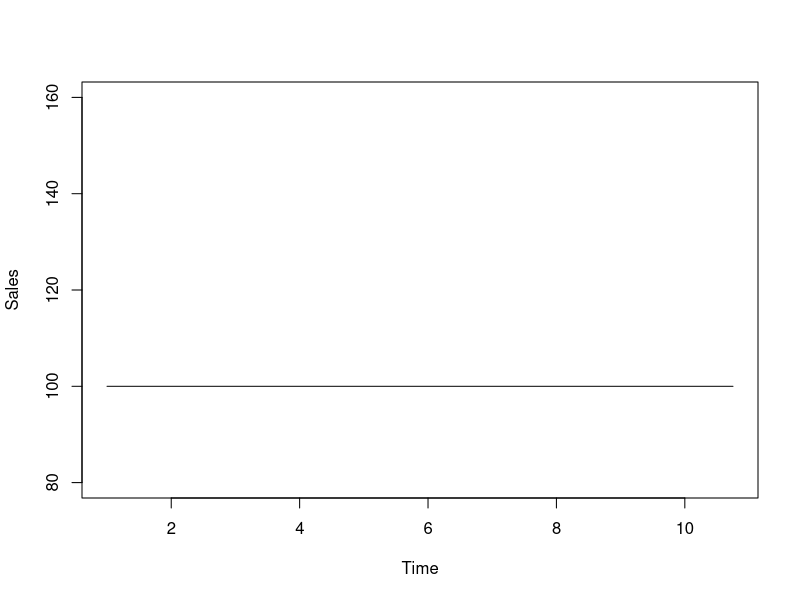
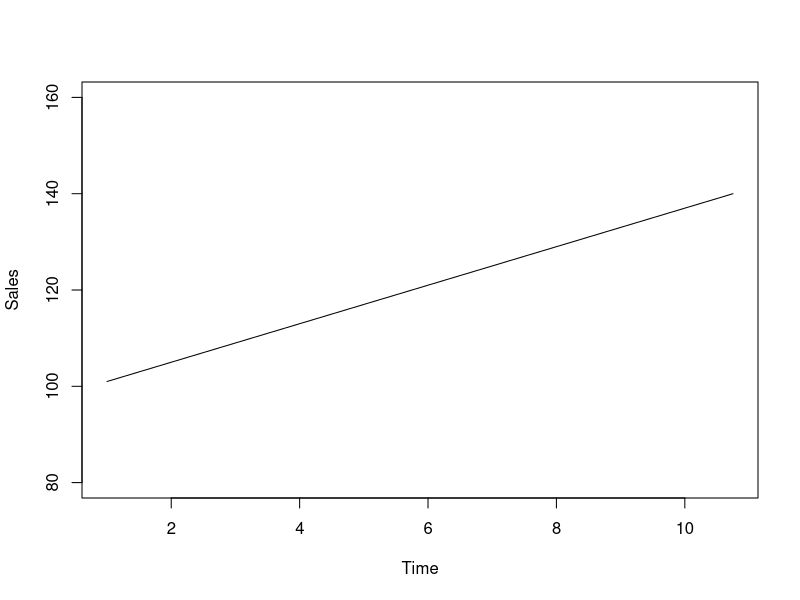
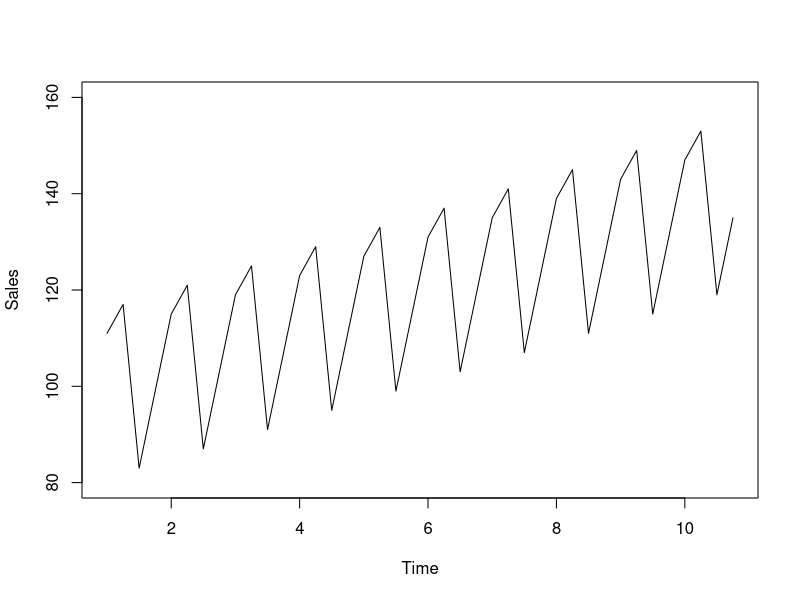
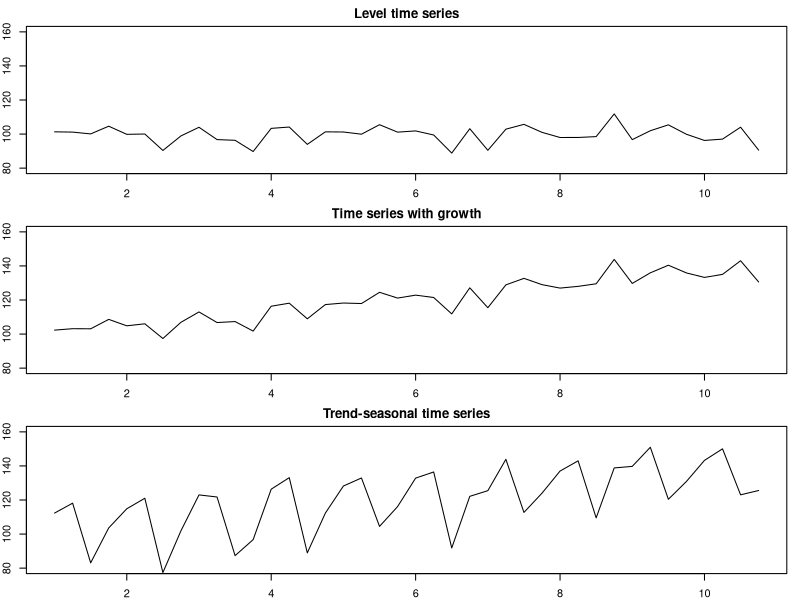
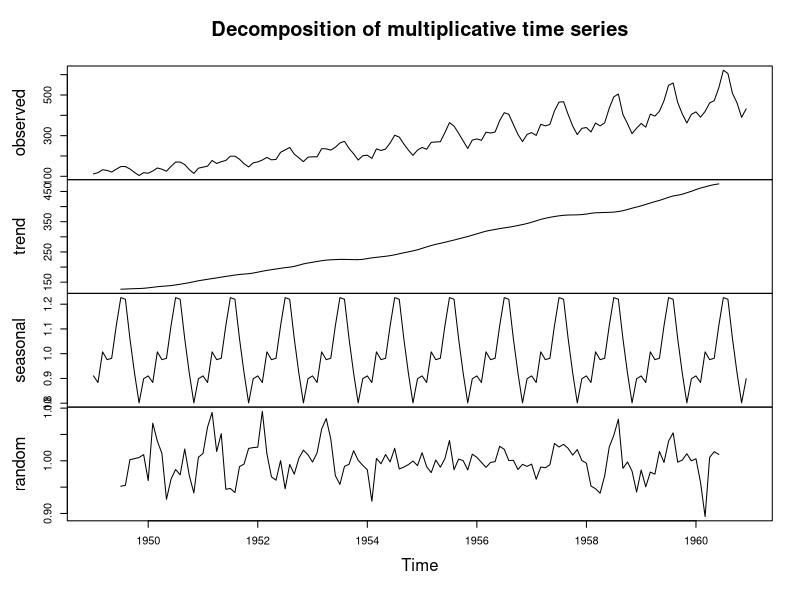
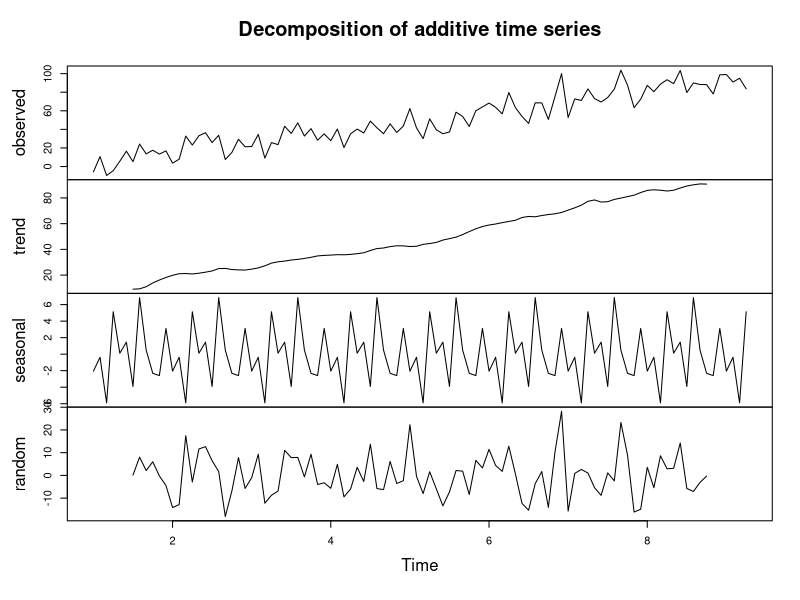

The R script that drew these images, in order: (Note: this script raises an error after producing the figures.)
## ---- chunk 1
level <- rep(100,40)
plot(ts(level, frequency=4),
     type="l", xlab="Time", ylab="Sales", ylim=c(80,160))
## ---- chunk 2
growth <- c(1:40)
plot(ts(level+growth, frequency=4),
     type="l", xlab="Time", ylab="Sales", ylim=c(80,160))
## ---- chunk 3
seasonal <- rep(c(10,15,-20,-5),10)
plot(ts(level+growth+seasonal, frequency=4),
     type="l", xlab="Time", ylab="Sales", ylim=c(80,160))
## ---- chunk 4
par(mfcol=c(3,1),mar=c(2,2,2,1))
error <- rnorm(40,0,5)
plot(ts(level+error, frequency=4),
     type="l", xlab="Time", ylab="Sales", ylim=c(80,160), main="Level time series")
plot(ts(level+growth+error, frequency=4),
     type="l", xlab="Time", ylab="Sales", ylim=c(80,160), main="Time series with growth")
plot(ts(level+growth+seasonal+error, frequency=4),
     type="l", xlab="Time", ylab="Sales", ylim=c(80,160), main="Trend-seasonal time series")
## ---- chunk 5
ourDecomposition <- decompose(AirPassengers,
                              type="multiplicative")
plot(ourDecomposition)
## ---- chunk 6
y <- ts(c(1:100)+rnorm(100,0,10),frequency=12)
ourDecomposition <- decompose(y, type="additive")
plot(ourDecomposition)
## ---- chunk 7
y <- sim.sma(1, 120)
testModel <- sma(y$data, 1,
                 h=10, holdout=TRUE)
plot(testModel, 7, main="")
## ---- chunk 8
y <- rnorm(120, 100, 10)
testModel <- es(y, "ANN", persistence=0,
                 h=10, holdout=TRUE)
plot(testModel, 7, main="")
## ---- chunk 9
y <- sim.sma(10,120)
par(mfcol=c(2,2), mar=c(2,2,2,1))
# SMA(1)
testModel <- sma(y, order=1,
                 h=10, holdout=TRUE)
plot(testModel, 7, main=testModel$model)
# SMA(10)
testModel <- sma(y, order=10,
                 h=10, holdout=TRUE)
plot(testModel, 7, main=testModel$model)
# SMA(20)
testModel <- sma(y, order=20,
                 h=10, holdout=TRUE)
plot(testModel, 7, main=testModel$model)
# SMA(110)
testModel <- sma(y, order=110,
                 h=10, holdout=TRUE)
plot(testModel, 7, main=testModel$model)
## ---- chunk 10
y <- sim.ssarima(orders=list(i=1), lags=1, obs=120,
                 constant=10)
testModel <- msarima(y, orders=list(i=1), constant=TRUE,
                     h=10, holdout=TRUE)
plot(testModel, 7, main="")
## ---- chunk 11
xreg <- data.frame(y=rnorm(120, 10+5*c(1:120), 10))
testModel <- alm(y~trend, xreg, subset=c(1:100))
testModel |>
  forecast(tail(xreg, 20), h=20) |>
  plot(main="")
## ---- chunk 12
y <- sim.ssarima(orders=list(i=1), lags=4,
                 obs=120, sd=50)
testModel <- msarima(y, orders=list(i=1), lags=4,
                     h=10, holdout=TRUE)
plot(testModel, 7, main="")
## ---- chunk 13
par(mfcol=c(3,1), mar=c(2,2,3,1))
ourModel <- es(y, model="ANN", h=10, persistence=0.1)
plot(ourModel, 7, main=paste0("SES with alpha=",
                              ourModel$persistence))
ourModel <- es(y, model="ANN", h=10, persistence=0.3)
plot(ourModel, 7, main=paste0("SES with alpha=",
                              ourModel$persistence))
ourModel <- es(y, model="ANN", h=10, persistence=0.5)
plot(ourModel, 7, main=paste0("SES with alpha=",
                              ourModel$persistence))
## ---- chunk 14
ourModel <- es(y, model="ANN", h=10, loss="MSE")
plot(ourModel, 7, main=paste0("SES with alpha=",
                              round(ourModel$persistence,3)))
